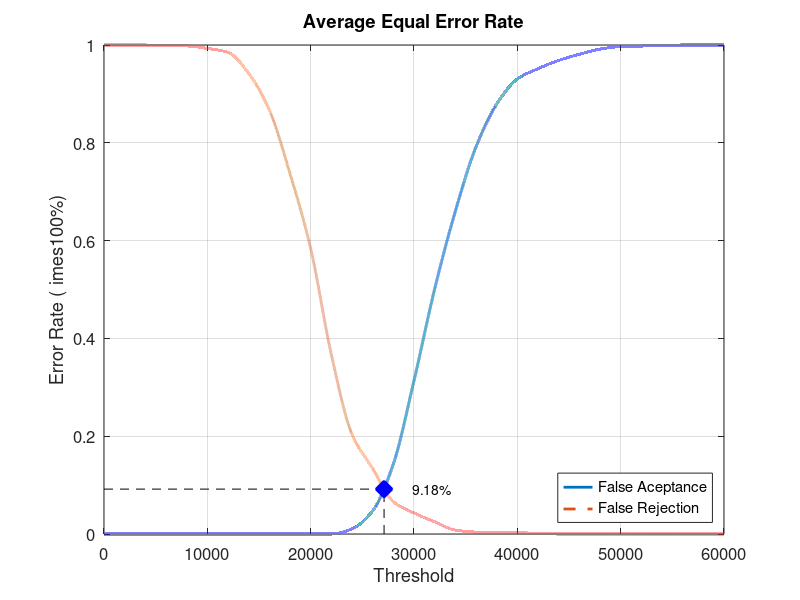
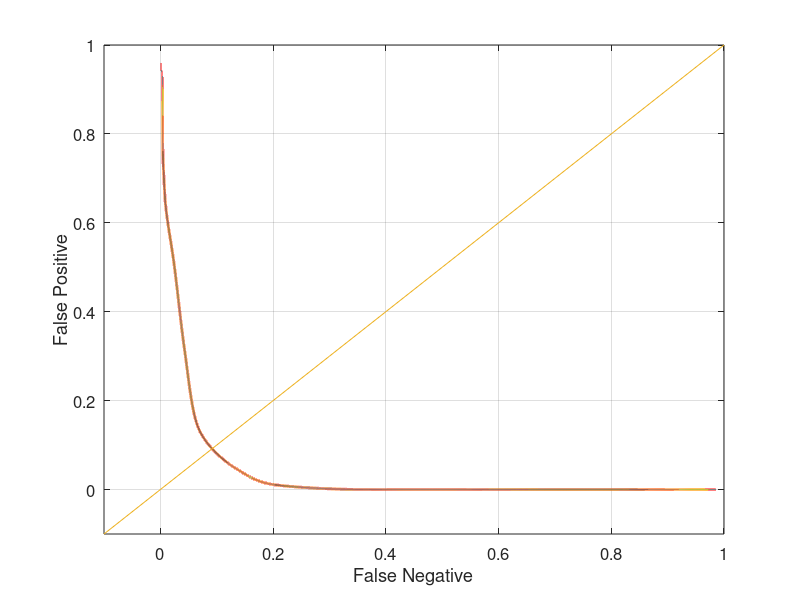

These charts were generated, in order, by the following MATLAB code:
close all;
clear;
clc;
x = 0:2000:60000;
xq = 0:0.5:60000;

y0 = [0 0 0 0 0 0 0 0 0 0 0 0 0.0105263 0.0473684 0.143158 0.313684 0.501053 0.66 0.791579 0.878947 0.930526 0.951579 0.968421 0.981053 0.991579 0.996842 0.997895 0.998947 1 1 1]
yy0 = interp1(x, y0, xq, 'pchip');
y1 = [1 1 1 0.998 0.998 0.993 0.985 0.942 0.867 0.737 0.584 0.367 0.204 0.134 0.066 0.043 0.025 0.008 0.004 0.004 0.003 0.001 0 0 0 0 0 0 0 0 0]
yy1 = interp1(x, y1, xq, 'pchip');

% Calculating EER: 
y2 = abs(y0 - y1);
find(y2 == min(y2))
yy2 = abs(yy0 - yy1);
xEER = find(yy2 == min(yy2));
xEERIndex = xq(xEER) % X-axis EER
yEER = yy0(xEER) % Y-axis EER

main = figure
plot(xq, yy0,'-','LineWidth', 2);	hold on
plot(xq, yy1,'--','LineWidth', 2);	hold on
plot([xEERIndex xEERIndex], [0 yEER], 'k--');	hold on
plot([0 xEERIndex], [yEER yEER], 'k--');	hold on
plot(xEERIndex, yEER, 'bx', 'LineWidth', 10);	hold on
text(xEERIndex + 10 * xEERIndex / 100, yEER, [num2str(round((10000 * yEER)) / 100) '%'])
legend('False Aceptance', 'False Rejection', 'Location', 'SouthEast')
xlabel('Threshold')
ylabel('Error Rate (	imes100%)')
title('Average Equal Error Rate')
set(gca, 'FontSize', 12)
axis([0 60000 0 1])
grid on

print(main, 'Database2AverageMain', '-dpng');
FNRxFPR = figure('Color', [1 1 1]);
plot(yy1, yy0, '-', yy1, yy0, 'LineWidth', 2);
hold on
y = -0.1:0.1:1
plot(y, y); 
set(gca, 'FontSize', 12)
xlabel('False Negative')
ylabel('False Positive')
axis([-0.1 1 -0.1 1])
set(gca, 'FontSize', 12)
grid on

print(FNRxFPR, 'Database2AverageFNRxFPR','-dpng');
